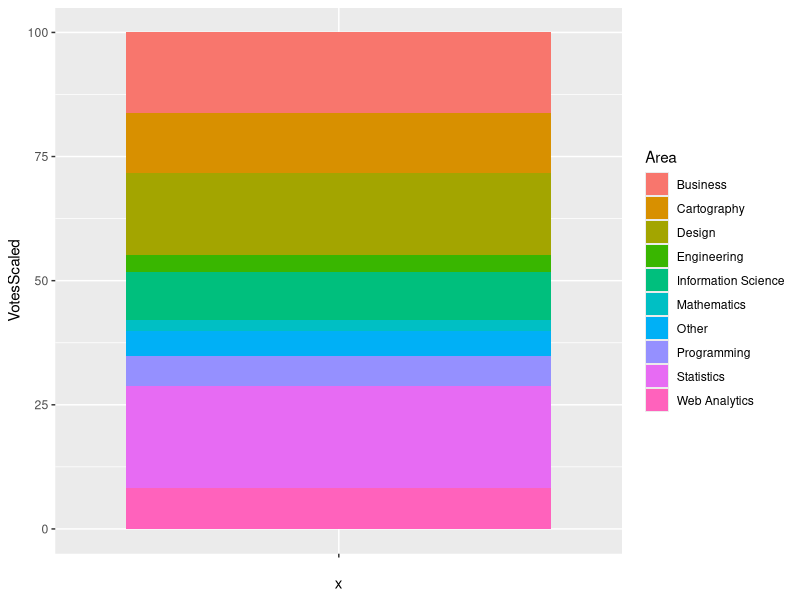
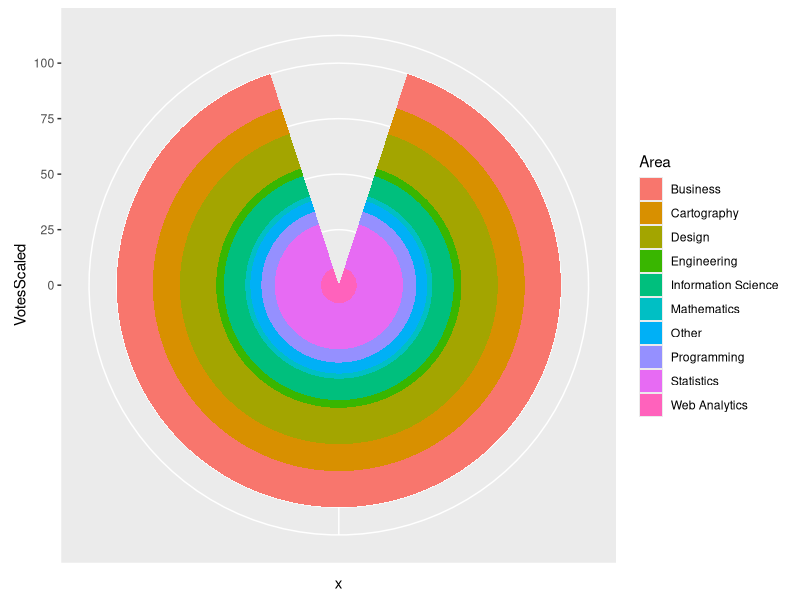
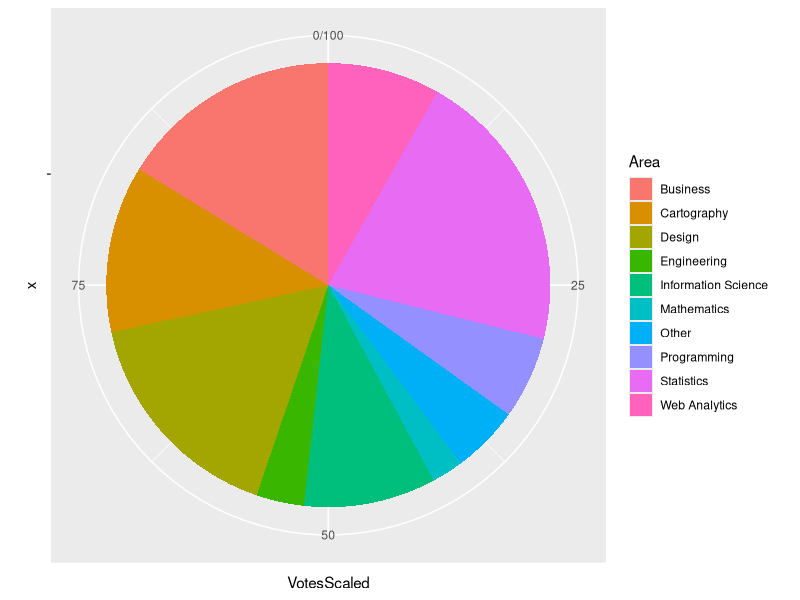
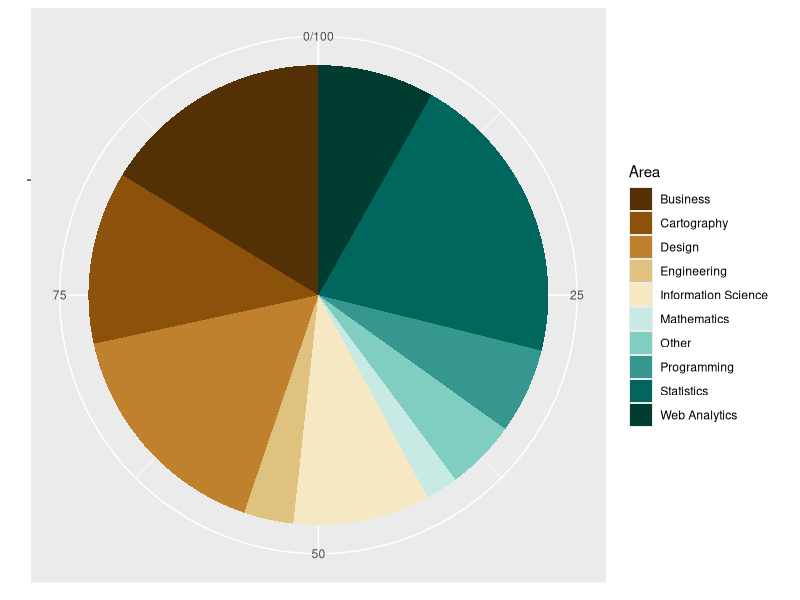
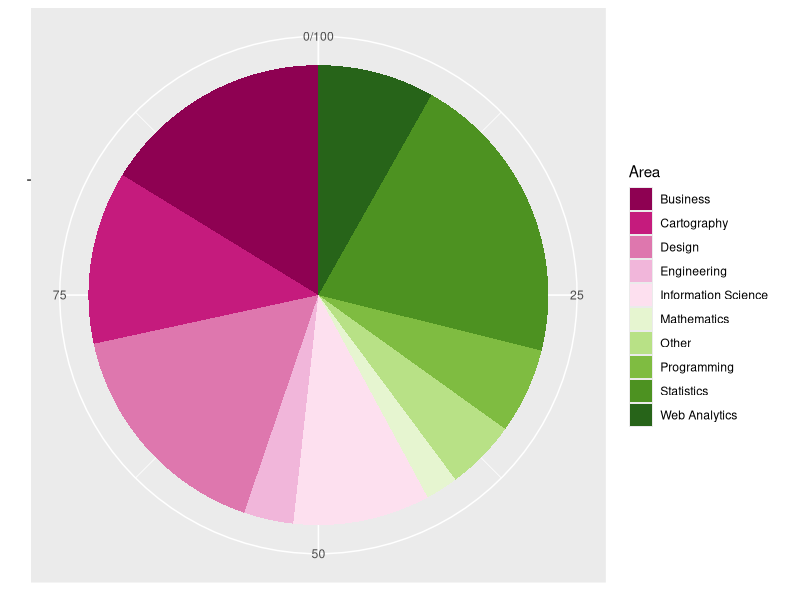
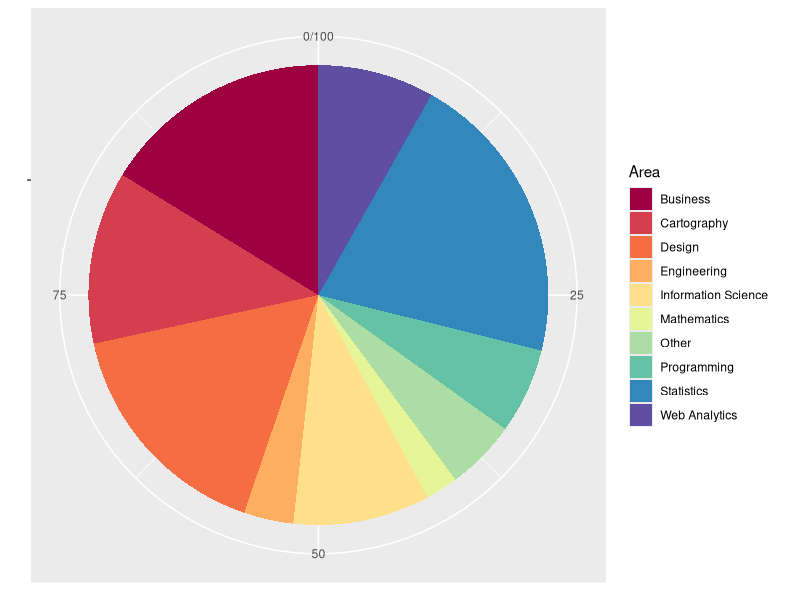
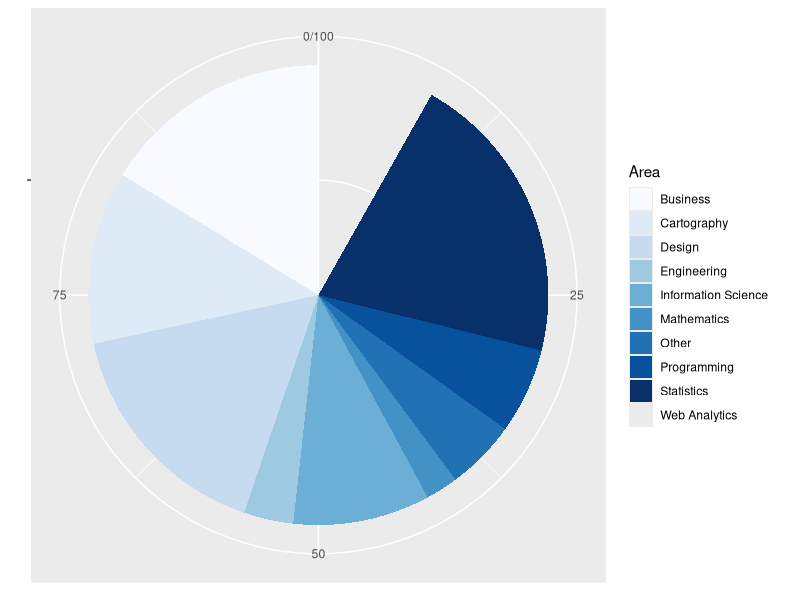
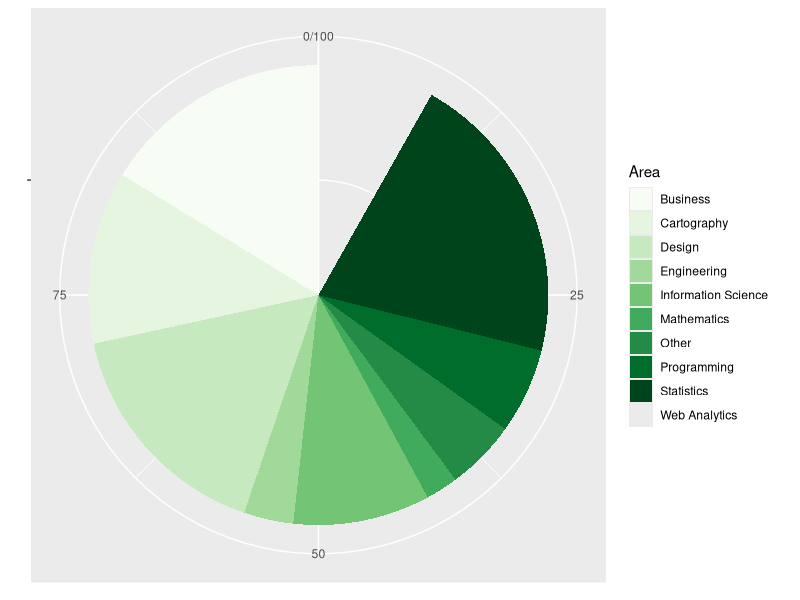

Source code (R) for these figures, in order:
# =============================================================================
# CSCI 4210U – Information Visualization
# Lecture 17: Proportions 1 – Pie Charts
# =============================================================================
# OUTLINE:
#   1. Pie chart basics (what they are, how they work)
#   2. Creating a pie chart in ggplot2
#   3. Fixing common issues (color, ordering)
# =============================================================================

# Load required libraries
library(tidyverse)   # includes ggplot2, dplyr, tibble, etc.
library(RColorBrewer) # ColorBrewer palettes


# =============================================================================
# SECTION 1: PIE CHART BASICS
# =============================================================================

# --- What is a pie chart? ---
# Pie charts represent PROPORTIONS.
# This means the sum of all your categories should total 1 (or 100%).
#
# The first known pie chart was published by William Playfair in 1801.
# He also invented the bar chart and line graph!
#
# --- How does a pie chart encode data? ---
# Pie charts visualize values through ARC ANGLE (a proportion of 360° or π rad).
# Compare to bar graphs, which visualize values through BAR LENGTH.
#
# Arc angle = (value / total) × 360°
#
# Example: if a category has 25% of the total → arc angle = 90°

# Quick illustration of arc angle math:
total_votes <- 831  # total number of respondents in our upcoming dataset
# A category with 172 votes would have this arc angle (in degrees):
(172 / total_votes) * 360


# =============================================================================
# SECTION 2: PIE CHARTS IN GGPLOT2 – CONCEPTUAL FOUNDATION
# =============================================================================

# --- Coordinate systems: Cartesian vs. Polar ---
#
# Cartesian:  every point is defined by (x, y)
# Polar:      every point is defined by (r, θ)  [radius, angle]
#
# KEY INSIGHT: A pie chart is just a STACKED BAR chart with its coordinate
# system changed from Cartesian to Polar!
#
# In a stacked bar chart:
#   - x-axis has one bar (x = "")
#   - y-axis stacks the proportions on top of each other
#
# When you apply coord_polar(theta = "y"), ggplot maps the y-axis values
# to ANGLES instead of heights → the bar becomes a circle → pie chart!


# =============================================================================
# SECTION 3: CREATE THE DATA
# =============================================================================

# Data from a FlowingData.com poll: "What data-related field interests you most?"
# 831 total responses

d <- tibble(
  Area  = c("Statistics", "Design", "Business", "Cartography",
            "Information Science", "Web Analytics", "Programming",
            "Engineering", "Mathematics", "Other"),
  Votes = c(172, 136, 135, 101, 80, 68, 50, 29, 19, 41)
)

# Inspect the data
print(d)
sum(d$Votes)  # should be 831


# =============================================================================
# CODING CHALLENGE 1: Scale data and build a bar chart
# =============================================================================

# TASK:
#   - Pie charts need proportional data that sum to 100%
#   - Add a new column VotesScaled that scales the votes correctly
#   - Set aesthetics: x = "", y = VotesScaled, fill = Area
#   - Create a stacked bar graph with geom_bar()

# --- SOLUTION ---

# Step 1: Add VotesScaled column (votes as a percentage of total)
d <- d |>
  mutate(VotesScaled = Votes / sum(Votes) * 100)

d$VotesScaled

# Check: should sum to 100
sum(d$VotesScaled)

# Step 2: Create a stacked bar chart
# x = ""  → single bar (no real x categories)
# y = VotesScaled → height = percentage
# fill = Area  → each segment coloured by category
ggplot(d, aes(x = "", y = VotesScaled, fill = Area)) +
  geom_bar(stat = "identity")   # stat="identity" means "use the y values as-is"

# This is your stacked bar. It is the FOUNDATION of our pie chart.


# =============================================================================
# SECTION 4: FROM STACKED BAR → PIE CHART
# =============================================================================

# --- Step 1: Add coord_polar() to get a BULLSEYE chart ---
# coord_polar() maps the coordinate system to polar coordinates.
# By default, it maps the X axis to angle → gives a bullseye (not what we want)
d
ggplot(d, aes(x = "", y = VotesScaled, fill = Area)) +
  geom_bar(stat = "identity") +
  coord_polar()   # <-- this gives a bullseye!


# --- Step 2: Map THETA to y to get a proper PIE chart ---
# Setting theta = "y" tells ggplot to map the Y axis (our proportions)
# to the angle in polar coordinates → proportions become arc sizes

# Also need:
#   width = 1  → removes the default 10% gap between bar edges
#               (without this you get an ugly grey gap slice)

d
ggplot(d, aes(x = "", y = VotesScaled, fill = Area)) +
  geom_bar(stat = "identity") +  
  coord_polar(theta = "y")                    # theta="y" maps y → angle


# =============================================================================
# SECTION 5: READABILITY PROBLEMS WITH OUR PIE CHART
# =============================================================================

# This pie chart has THREE readability problems:
#
# PROBLEM 1: Too many categories (10 slices is too many for a pie chart)
# PROBLEM 2: Default ggplot2 color scheme doesn't work well with 10 colors
# PROBLEM 3: No ordering of arc widths or color gradation
#
# Let's fix each problem...

# --- HOW DOES THE DEFAULT COLOR SCHEME WORK? ---
# ggplot2 picks evenly-spaced hues around the HCL color wheel.
# This works for ~8 colors max; beyond that, colors become hard to distinguish.


# =============================================================================
# CODING CHALLENGE 2: Fix colors using ColorBrewer
# =============================================================================

# TASK:
#   - Replot the pie chart
#   - Remove axis labels with xlab() and ylab() (or scale_x/y)
#   - Add a scale_fill_brewer() layer
#   - Try different palettes

# --- SOLUTION ---

# First, build a base plot object we can reuse:
p <- ggplot(d, aes(x = "", y = VotesScaled, fill = Area)) +
  geom_col(width = 1) +           # geom_col() is shorthand for geom_bar(stat="identity")
  coord_polar(theta = "y") +
  scale_x_discrete(name = NULL) + # removes x-axis label
  scale_y_continuous(name = NULL) # removes y-axis label

# p <- ggplot(d, aes(x = "", y = VotesScaled, fill = Area)) +
#  geom_col(width = 1) +
#  coord_polar(theta = "y") +
#  theme(axis.title = element_blank())

# Try different ColorBrewer palettes:
p + scale_fill_brewer(palette = "BrBG")      # Brown-Blue-Green (diverging)
p + scale_fill_brewer(palette = "PiYG")      # Pink-Yellow-Green (diverging)
p + scale_fill_brewer(palette = "Spectral")  # Rainbow-ish (diverging)
p + scale_fill_brewer(palette = "Blues")     # Sequential blues — NOTE: only 9 max!
p + scale_fill_brewer(palette = "Greens")    # Sequential greens — NOTE: only 9 max!

# OBSERVATION: Blues and Greens give a WARNING → they only support up to 9 colors
# but we have 10 categories! → this hints at PROBLEM 1 (too many categories)


# =============================================================================
# SECTION 6: MAKING YOUR OWN COLOR PALETTE
# =============================================================================

# Since we have 10 categories and ColorBrewer maxes at 9 for sequential palettes,
# we have two options:
#   Option A: Generate our own palette via color interpolation
#   Option B: Modify the alpha (transparency) aesthetic

# --- OPTION A: Color interpolation with colorRampPalette() ---

# colorRampPalette(c("color1", "color2"))(n)
# → takes two (or more) endpoint colors
# → interpolates n colors between them
# → returns a vector of n hex color codes

# Simple example: 10 shades from blue to red
colorRampPalette(c("blue", "red"))(10)

# We can use ColorBrewer colors as endpoints!
# brewer.pal(n, "PaletteName") gives you n hex codes from a named palette


# =============================================================================
# CODING CHALLENGE 3: Build a custom Blues palette with 10 colors
# =============================================================================

# TASK:
#   - Find how many colors the "Blues" palette supports (brewer.pal.info)
#   - Get those hex codes with brewer.pal()
#   - Use colorRampPalette() to extend to 10 colors
#   - Apply to the pie chart with scale_fill_manual()

# --- SOLUTION ---

# How many colors does Blues support?
brewer.pal.info["Blues", ]$maxcolors   # → 9

# Get the 9 Blues hex codes
brewer.pal(n = 9, "Blues")

# Interpolate to 10 colors using those 9 as a gradient
pal <- colorRampPalette(brewer.pal(9, "Blues"))(10)
pal  # print the 10 hex codes

# Apply to our pie chart
p + scale_fill_manual(values = pal)

# Better! But the colors are still hard to distinguish among similar shades.


# =============================================================================
# SECTION 7: ALPHA TRANSPARENCY AS AN ALTERNATIVE
# =============================================================================

# OPTION B: Use a SINGLE fill color, but map ALPHA (transparency) to the data
#
# Recall: aesthetics we can map to data:
#   - size, shape, color/fill, alpha (transparency)
#
# Here we keep one fill color and let alpha vary with VotesScaled
# → bigger slices are darker / more opaque, smaller slices are lighter

ggplot(d, aes(x = "", y = VotesScaled, fill = Area, alpha = VotesScaled)) +
  geom_bar(width = 1, stat = "identity") +
  coord_polar(theta = "y") +
  xlab(NULL) +
  ylab(NULL)

# PROBLEM: ggplot adds TWO legends now — one for fill, one for alpha
# We only want the fill legend → suppress the alpha legend


# =============================================================================
# SECTION 8: REMOVING AN UNWANTED LEGEND
# =============================================================================

# When you map a second aesthetic, ggplot automatically creates a second legend.
# Use guides() to suppress it:
#   guides(alpha = 'none')  → hides the alpha legend

ggplot(d, aes(x = "", y = VotesScaled, fill = Area, alpha = VotesScaled)) +
  geom_bar(width = 1, stat = "identity") +
  coord_polar(theta = "y") +
  xlab(NULL) +
  ylab(NULL) +
  guides(alpha = 'none')   # <-- removes the alpha legend


# =============================================================================
# SECTION 9: FIXING PROBLEM 3 — ORDERING THE PIE CHART
# =============================================================================

# Right now, the pie slices appear in alphabetical order.
# A well-designed pie chart should go from LARGEST to SMALLEST slice
# → easier for the eye to compare relative sizes
# → alpha transparency also looks more logical (dark → light)

# Let's try sorting the tibble rows first:
d2 <- d |>
  arrange(desc(VotesScaled))   # sort by descending proportion
d2

# Now replot
ggplot(d2, aes(x = "", y = VotesScaled, fill = Area, alpha = VotesScaled)) +
  geom_bar(stat = "identity") +
  coord_polar(theta = "y") +
  xlab(NULL) +
  ylab(NULL) +
  guides(alpha = 'none')



# =============================================================================
# SECTION 10: UNDERSTANDING FACTOR LEVELS (CLASS QUESTION)
# =============================================================================

# CLASS QUESTION: What aesthetic controls the pie slice ORDER?
#   → The FILL aesthetic maps Area to colors and ORDER

# Check the data type of Area:
class(d2$Area)     # "character"
class(d$Area)      # also "character"

# Even after arrange(), the slice order didn't change.
# WHY?
#
# When ggplot maps a character/factor variable to fill, it uses
# FACTOR LEVELS to determine the order.
#
# By default, factor levels are created in ALPHABETICAL order.
# So even though our tibble rows are sorted, the levels are still A-Z.
#
# arrange() sorts ROWS in the tibble, but it does NOT change FACTOR LEVELS.
# (Our data was already in descending order alphabetically anyway —
#  so arrange() had no visible effect here!)


# =============================================================================
# SECTION 11: SORTING FACTOR LEVELS
# =============================================================================

# SOLUTION: Explicitly set the factor level ORDER when creating the factor.
# Since d is already sorted by Votes descending, we can use:
#
#   factor(x, levels = ...)
#
# We wrap with rev() because coord_polar() plots from the top going clockwise,
# so reversing the level order gives us largest-first going clockwise.

d2 <- d |>
  arrange(desc(VotesScaled)) |> # Sort it, no level.
  mutate(Area = factor(Area, levels = rev(Area))) # Add the level, considers the array thats sorted as the level. 

# Alternative: directly on the original tibble
d$Area <- factor(d$Area, levels = rev(d$Area))

# Now replot — slices should be sorted largest → smallest
ggplot(d2, aes(x = "", y = VotesScaled, fill = Area, alpha = VotesScaled)) +
  geom_bar(width = 1, stat = "identity") +
  coord_polar(theta = "y") +
  xlab(NULL) +
  ylab(NULL) +
  guides(alpha = 'none')

# Much better! The ordering makes the chart more readable.
# Next lecture (L18) we will continue polishing this pie chart and then
# move on to proportions over time (stacked area charts).


# =============================================================================
# SUMMARY OF KEY CONCEPTS FROM L17
# =============================================================================
#
# 1. Pie charts = stacked bar charts with coord_polar(theta = "y")
#
# 2. Data must be PROPORTIONAL (sum to 100%):
#    mutate(VotesScaled = Votes / sum(Votes) * 100)
#
# 3. geom_bar(stat = "identity", width = 1) + coord_polar(theta = "y")
#    is the ggplot2 recipe for a pie chart
#
# 4. scale_fill_brewer() applies ColorBrewer palettes
#    colorRampPalette() extends palettes to more colors
#
# 5. Alpha transparency can encode data:
#    aes(alpha = VotesScaled)
#    Use guides(alpha = 'none') to hide the extra legend
#
# 6. arrange() sorts ROWS; it does NOT change factor LEVEL order
#    Use factor(x, levels = ...) to explicitly control plotting order
#
# =============================================================================
